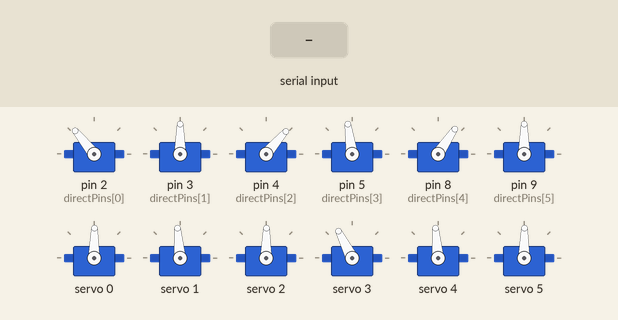
The sketch below on a simulated Arduino Nano, built with avr-gcc and run on an emulated ATmega328P. Parts: 12 × servo. The inputs (shaded band) are chosen by the test bench. What the sketch prints to the serial monitor is not drawn.

Above: at 3.1 s.
3.2 s: "halfstand\n" received over Serial
At 5.5 s:
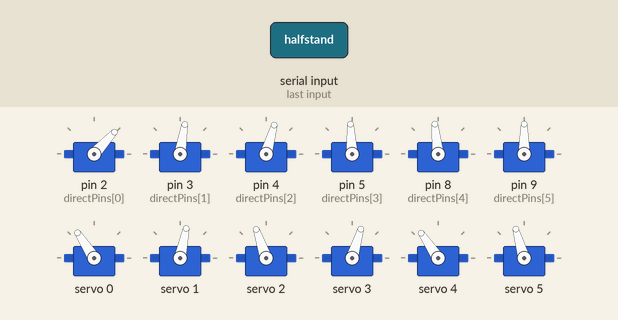
6.2 s: "standneutral\n" received over Serial
At 6.69 s:
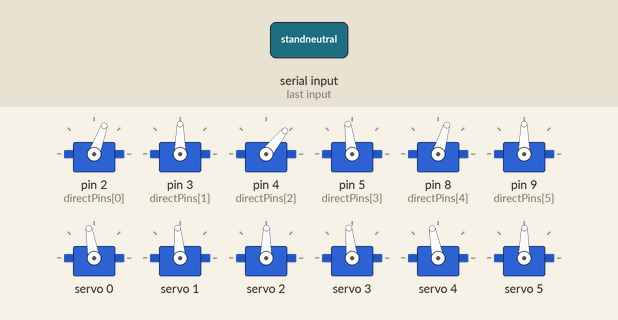
9.2 s: "fullstand\n" received over Serial
At 11.4 s:
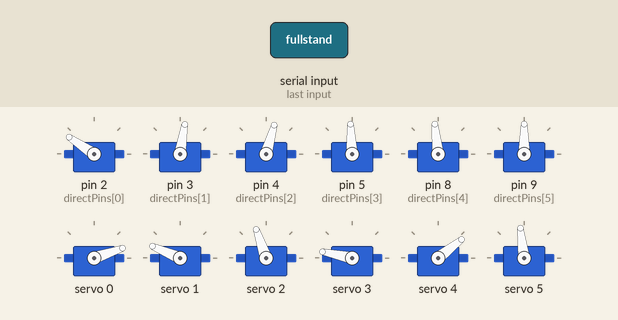
12.2 s: "fullsit\n" received over Serial
At 12.69 s:
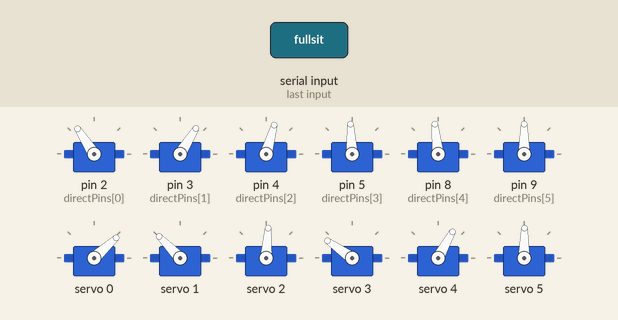
15.2 s: "fmove\n" received over Serial
At 15.56 s:
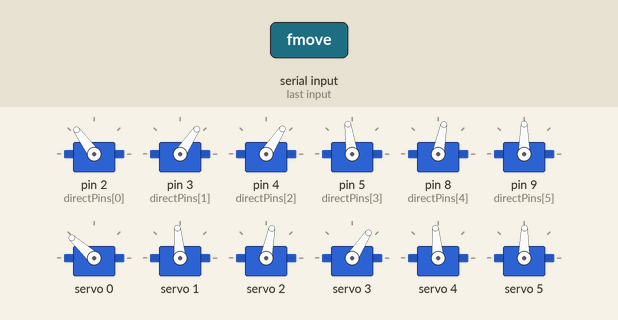
24.2 s: "bmove\n" received over Serial
At 25.72 s:
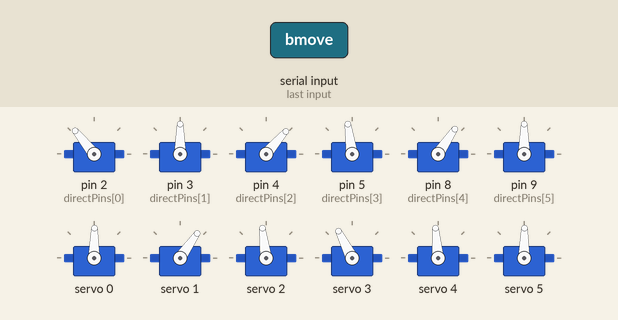
Timing chart, 0 to 33.1 s (numbered marks = the images above; inputs shaded):
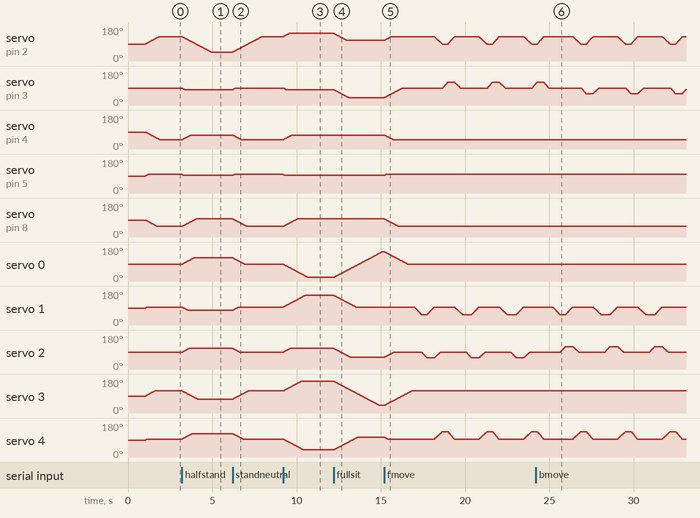

The sketch:

nano.ino
```cpp
#include <Wire.h>
#include <Adafruit_PWMServoDriver.h>
#include <Servo.h>

#define TOTAL_SERVOS 22
#define NUM_DIRECT_SERVOS 6

#define SERVOMIN 110
#define SERVOMAX 490

Adafruit_PWMServoDriver pca = Adafruit_PWMServoDriver(0x40);
Servo directServos[NUM_DIRECT_SERVOS];

int directPins[NUM_DIRECT_SERVOS] = {2,3,4,5,8,9};
int currentAngle[TOTAL_SERVOS];


// ================= POSES =================

int standneutral[TOTAL_SERVOS] = {
90,96,90,118,96,90,119,80,90,114,94,90,
77,120,90,90,129,90,49,98,56,90
};

int halfstand[TOTAL_SERVOS] = {
124,79,110,74,125,107,63,131,101,63,135,90,
143,53,90,173,47,81,74,93,96,90
};

int fullstand[TOTAL_SERVOS] = {
20,158,110,169,39,98,160,40,102,167,51,90,
40,154,93,61,146,81,74,93,96,90
};

int fullsit[TOTAL_SERVOS] = {
156,95,63,41,106,90,50,96,155,53,93,131,
139,128,90,173,109,39,74,93,96,90
};


// ================= SERVO CORE =================

uint16_t angleToPulse(int angle){
  return map(angle,0,180,SERVOMIN,SERVOMAX);
}

void writeServo(int id,int angle){

  angle = constrain(angle,0,180);

  if(id < 16)
    pca.setPWM(id,0,angleToPulse(angle));
  else
    directServos[id-16].write(angle);
}


// ================= SMOOTH MOVE =================

void moveSim(int ids[], int targets[], int count){

  bool moving = true;

  while(moving){

    moving = false;

    for(int i=0;i<count;i++){

      int id = ids[i];

      if(currentAngle[id] < targets[i]){
        currentAngle[id]++;
        moving = true;
      }
      else if(currentAngle[id] > targets[i]){
        currentAngle[id]--;
        moving = true;
      }

      writeServo(id,currentAngle[id]);
    }

    delay(8);
  }
}


// ================= MOVE TO POSE =================

void moveToPose(int pose[]){

  int ids[TOTAL_SERVOS];
  int targets[TOTAL_SERVOS];

  for(int i=0;i<TOTAL_SERVOS;i++){
    ids[i] = i;
    targets[i] = pose[i];
  }

  moveSim(ids,targets,TOTAL_SERVOS);
}


// =================================================
// WALK ENGINE
// =================================================

void walkCycle(int pose[], bool backward, bool finalCycle){

  int dir = backward ? -1 : 1;

  int s1[]={1,7,13};
  int t1[]={pose[1]-40,pose[7]+40,pose[13]-40};
  moveSim(s1,t1,3);

  int s2[]={2,8,14};
  int t2[]={pose[2]-30*dir,pose[8]-30*dir,pose[14]+30*dir};
  moveSim(s2,t2,3);

  int s3[]={1,7,13};
  int t3[]={pose[1],pose[7],pose[13]};
  moveSim(s3,t3,3);

  int s4[]={2,8,14,4,10,16};
  int t4[]={pose[2],pose[8],pose[14],
            pose[4]+40,pose[10]+40,pose[16]-40};
  moveSim(s4,t4,6);

  int s5[]={5,11,17};
  int t5[]={pose[5]-30*dir,pose[11]+30*dir,pose[17]+30*dir};
  moveSim(s5,t5,3);

  int s6[]={4,10,16};
  int t6[]={pose[4],pose[10],pose[16]};
  moveSim(s6,t6,3);

  if(!finalCycle){

    int s7[]={5,11,17,1,7,13};
    int t7[]={pose[5],pose[11],pose[17],
              pose[1]-40,pose[7]+40,pose[13]-40};

    moveSim(s7,t7,6);
  }
  else{

    int s7[]={5,11,17};
    int t7[]={pose[5],pose[11],pose[17]};

    moveSim(s7,t7,3);
  }

  delay(200);
}


void forwardWalk(int pose[]){

  moveToPose(pose);

  walkCycle(pose,false,false);
  walkCycle(pose,false,false);
  walkCycle(pose,false,true);

  moveToPose(pose);
}

void backwardWalk(int pose[]){

  moveToPose(pose);

  walkCycle(pose,true,false);
  walkCycle(pose,true,false);
  walkCycle(pose,true,true);

  moveToPose(pose);
}


// =================================================
// ROTATION
// =================================================

void superPhaseA(int pose[], int dir){

  int s1[]={1,7,13};
  int t1[]={pose[1]-40,pose[7]+40,pose[13]-40};
  moveSim(s1,t1,3);

  int s2[]={2,8,14};
  int t2[]={pose[2]-30*dir,pose[8]-30*dir,pose[14]-30*dir};
  moveSim(s2,t2,3);

  int s3[]={1,7,13};
  int t3[]={pose[1],pose[7],pose[13]};
  moveSim(s3,t3,3);

  int s4[]={2,8,14,4,10,16};
  int t4[]={pose[2],pose[8],pose[14],
            pose[4]+40,pose[10]+40,pose[16]-40};

  moveSim(s4,t4,6);
}

void superPhaseB(int pose[], int dir){

  int s5[]={5,11,17};
  int t5[]={pose[5]+30*dir,pose[11]+30*dir,pose[17]+30*dir};
  moveSim(s5,t5,3);

  int s6[]={4,10,16};
  int t6[]={pose[4],pose[10],pose[16]};
  moveSim(s6,t6,3);

  int s7[]={5,11,17,1,7,13};
  int t7[]={pose[5],pose[11],pose[17],
            pose[1]-40,pose[7]+40,pose[13]-40};
  moveSim(s7,t7,6);
}

void doRotation(int pose[], int dir){

  moveToPose(pose);

  for(int i=0;i<3;i++){

    superPhaseA(pose,dir);
    superPhaseB(pose,-dir);

  }

  moveToPose(pose);
}


// =================================================
// SMOVE
// =================================================

void doSMove(int pose[]){

  moveToPose(pose);

  for(int cycle=0;cycle<3;cycle++){

    superPhaseA(pose,1);
    superPhaseB(pose,1);

  }

  moveToPose(pose);
}


// =================================================
// HI GESTURE
// =================================================

void hiMotion(){

  moveToPose(standneutral);

  for(int a=currentAngle[1];a>=30;a--){
    writeServo(1,a);
    delay(15);
  }

  for(int i=0;i<2;i++){

    for(int a=60;a<=120;a++){
      writeServo(0,a);
      delay(10);
    }

    for(int a=120;a>=60;a--){
      writeServo(0,a);
      delay(10);
    }
  }

  moveToPose(standneutral);
}


// =================================================
// SETUP
// =================================================

void setup(){

  Serial.begin(115200);

  pca.begin();
  pca.setPWMFreq(50);

  for(int i=0;i<NUM_DIRECT_SERVOS;i++)
    directServos[i].attach(directPins[i]);

  for(int i=0;i<TOTAL_SERVOS;i++){
    currentAngle[i]=90;
    writeServo(i,90);
  }

  delay(1000);

  moveToPose(standneutral);

  Serial.println("Hexapod Unified Firmware Ready");
}


// =================================================
// LOOP
// =================================================

void loop(){

  if(Serial.available()){

    String cmd = Serial.readStringUntil('\n');
    cmd.trim();

    if(cmd=="standneutral") moveToPose(standneutral);
    if(cmd=="halfstand") moveToPose(halfstand);
    if(cmd=="fullstand") moveToPose(fullstand);
    if(cmd=="fullsit") moveToPose(fullsit);

    if(cmd=="fmove") forwardWalk(standneutral);
    if(cmd=="bmove") backwardWalk(standneutral);

    if(cmd=="fmove0") forwardWalk(halfstand);
    if(cmd=="bmove0") backwardWalk(halfstand);

    if(cmd=="fmove1") forwardWalk(fullstand);
    if(cmd=="bmove1") backwardWalk(fullstand);

    if(cmd=="rmove") doRotation(standneutral,1);
    if(cmd=="lmove") doRotation(standneutral,-1);

    if(cmd=="rmove0") doRotation(halfstand,1);
    if(cmd=="lmove0") doRotation(halfstand,-1);

    if(cmd=="rmove1") doRotation(fullstand,1);
    if(cmd=="lmove1") doRotation(fullstand,-1);

    if(cmd=="smove") doSMove(standneutral);
    if(cmd=="smove0") doSMove(halfstand);
    if(cmd=="smove1") doSMove(fullstand);

    if(cmd=="hi") hiMotion();
  }
}
```

Measured:
- after the input at 3.2 s, servo on pin 2 (directPins[0]): moves from 129° to 47° over 1.7 s, starting at once; servo on pin 3 (directPins[1]): moves from 90° to 81° over 0.17 s, starting at once
- after the input at 6.2 s, servo on pin 2 (directPins[0]): moves from 47° to 129° over 1.7 s, starting at once; servo on pin 3 (directPins[1]): moves from 81° to 90° over 0.17 s, starting at once
- after the input at 9.2 s, servo on pin 2 (directPins[0]): moves from 129° to 146° over 0.34 s, starting at once; servo on pin 3 (directPins[1]): moves from 90° to 81° over 0.17 s, starting at once
- after the input at 12.2 s, servo on pin 2 (directPins[0]): moves from 146° to 109° over 0.77 s, starting at once; servo on pin 3 (directPins[1]): moves from 81° to 39° over 0.87 s, starting at once
